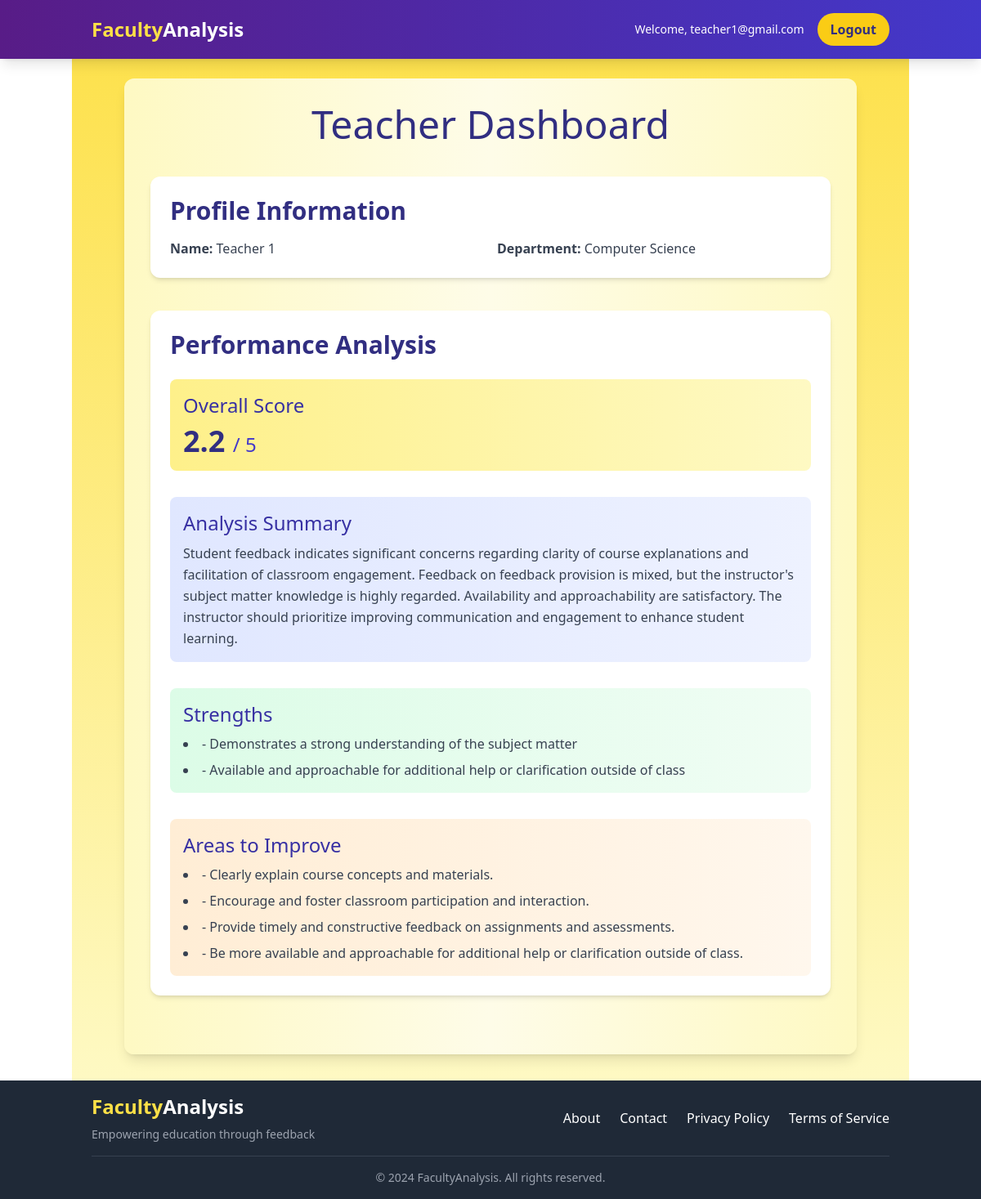
Screenshot of /teacher/ (signed in) with the database file from the repository.
### main/models.py (models this page shows, shortened)
class Teacher(models.Model):
    user = models.OneToOneField(User, on_delete=models.CASCADE)
    department = models.CharField(max_length=50, choices=DEPARTMENT_CHOICES)

class Analysis(models.Model):
    teacher = models.ForeignKey(Teacher, on_delete=models.CASCADE)
    overall_rating = models.FloatField()
    summary = models.TextField()
    strengths = models.TextField()
    areas_for_improvement = models.TextField()
    timestamp = models.DateTimeField(auto_now=True)

### main/views.py (the view)
# urls.py: path('teacher/', views.teacher_dashboard, name='teacher_dashboard'),
@login_required
@user_passes_test(lambda u: hasattr(u, 'teacher'))
def teacher_dashboard(request):
    teacher = request.user.teacher
    analysis = Analysis.objects.filter(teacher=teacher).order_by('-timestamp').first()
    context = {
        'teacher': teacher,
        'analysis': analysis,
        'overall_rating': analysis.overall_rating if analysis else 'N/A',
        'analysis_summary': analysis.summary if analysis else 'No analysis available yet.',
        'strengths': analysis.strengths.split('\n') if analysis else [],
        'improvement_areas': analysis.areas_for_improvement.split('\n') if analysis else [],
    }
    return render(request, 'teacher_dashboard.html', context)

### main/templates/teacher_dashboard.html (shortened to what this page needs)
{% extends 'base.html' %}
{% block content %}
<div class="max-w-4xl mx-auto p-8 bg-gradient-to-r from-yellow-100 via-yellow-50 to-yellow-100 rounded-xl shadow-lg mt-16">
    <h1 class="text-5xl font-light text-indigo-900 mb-10 text-center">Teacher Dashboard</h1>
    <div class="mb-10 p-6 bg-white rounded-xl shadow-md hover:shadow-lg transition-shadow duration-300">
        <h2 class="text-3xl font-semibold text-indigo-900 mb-4">Profile Information</h2>
        <div class="grid grid-cols-2 gap-4">
            <p class="text-gray-700"><span class="font-bold">Name:</span> {{ teacher.user.get_full_name }}</p>
            <p class="text-gray-700"><span class="font-bold">Department:</span> {{ teacher.department }}</p>
        </div>
    </div>
    {% if analysis %}
    <div class="mb-10 p-6 bg-white rounded-xl shadow-md hover:shadow-lg transition-shadow duration-300">
        <h2 class="text-3xl font-semibold text-indigo-900 mb-6">Performance Analysis</h2>
        <div class="mb-8 p-4 bg-gradient-to-r from-yellow-200 to-yellow-100 rounded-lg">
            <h3 class="text-2xl font-medium text-indigo-800 mb-2">Overall Score</h3>
            <p class="text-4xl font-bold text-indigo-900">{{ overall_rating }} <span class="text-2xl font-normal text-indigo-700">/ 5</span></p>
        </div>
        <div class="mb-8 p-4 bg-gradient-to-r from-indigo-100 to-indigo-50 rounded-lg">
            <h3 class="text-2xl font-medium text-indigo-800 mb-2">Analysis Summary</h3>
            <p class="text-gray-700 leading-relaxed">{{ analysis_summary }}</p>
        </div>
        <div class="mb-8 p-4 bg-gradient-to-r from-green-100 to-green-50 rounded-lg">
            <h3 class="text-2xl font-medium text-indigo-800 mb-2">Strengths</h3>
            <ul class="list-disc list-inside space-y-2">
                {% for strength in strengths %}
                <li class="text-gray-700">{{ strength }}</li>
                {% endfor %}
            </ul>
        </div>
        <div class="p-4 bg-gradient-to-r from-orange-100 to-orange-50 rounded-lg">
            <h3 class="text-2xl font-medium text-indigo-800 mb-2">Areas to Improve</h3>
            <ul class="list-disc list-inside space-y-2">
                {% for area in improvement_areas %}
                <li class="text-gray-700">{{ area }}</li>
                {% endfor %}
            </ul>
        </div>
    </div>
    {% endif %}
</div>
{% endblock %}

### main/templates/base.html (shortened to what this page needs)
<!DOCTYPE html>
<html lang="en">
<head>
    <script src="https://cdn.tailwindcss.com"></script>
</head>
<body class="flex flex-col min-h-screen">
    {% include 'header.html' %}
    <main class="flex-grow container mx-auto px-6 py-8 bg-gradient-to-b from-yellow-300 to-yellow-100">
        {% block content %}
        {% endblock %}
    </main>
    {% include 'footer.html' %}
</body>
</html>

### main/templates/header.html (shortened to what this page needs)
<header class="fixed top-0 left-0 w-full bg-gradient-to-r from-purple-900 to-indigo-700 text-white shadow-lg">
    <nav class="container mx-auto px-6 py-4">
        <div class="flex items-center justify-between">
            <div class="flex items-center">
                <a href="{% url 'home' %}" class="text-2xl font-bold">
                    <span class="text-yellow-300">Faculty</span>Analysis
                </a>
            </div>
            <div class="flex items-center space-x-4">
                {% if user.is_authenticated %}
                    <span class="text-sm">Welcome, {{ user.username }}</span>
                    <a href="{% url 'logout' %}" class="bg-yellow-400 hover:bg-yellow-300 text-indigo-900 font-bold py-2 px-4 rounded-full transition duration-300 ease-in-out transform hover:scale-105">
                        Logout
                    </a>
                {% endif %}
            </div>
        </div>
    </nav>
</header>

### main/templates/footer.html
<footer class="bg-gray-800 text-white">
    <div class="container mx-auto px-6 py-4">
        <div class="flex flex-wrap justify-between items-center">
            <div class="w-full md:w-4/12 mb-6 md:mb-0">
                <h2 class="text-2xl font-bold mb-2">
                    <span class="text-yellow-300">Faculty</span>Analysis
                </h2>
                <p class="text-gray-400 text-sm">Empowering education through feedback</p>
            </div>
            <div class="w-full md:w-6/12 mb-6 md:mb-0">
                <ul class="flex justify-center md:justify-end space-x-6">
                    <li><a href="#" class="hover:text-yellow-300 transition duration-300">About</a></li>
                    <li><a href="#" class="hover:text-yellow-300 transition duration-300">Contact</a></li>
                    <li><a href="#" class="hover:text-yellow-300 transition duration-300">Privacy Policy</a></li>
                    <li><a href="#" class="hover:text-yellow-300 transition duration-300">Terms of Service</a></li>
                </ul>
            </div>
        </div>
        <div class="border-t border-gray-700 mt-4 pt-4 text-center text-sm text-gray-400">
            &copy; {% now "Y" %} FacultyAnalysis. All rights reserved.
        </div>
    </div>
</footer>

### rows the page displays
Teacher: user.get_full_name "Teacher 1", department "Computer Science"
Analysis: overall_rating "2.2", summary "Student feedback indicates significant concerns regarding clarity of course explanations and facilitation of classroom engagement. Feedback on feedback provision is mixed, but the instructor's subject matter knowledge is highly regarded. Availability and approachability are satisfactory. The instructor should prioritize improving communication and engagement to enhance student learning."

### other values shown
{{ user.username }} "teacher1@gmail.com"
{{ strength }} "- Demonstrates a strong understanding of the subject matter" "- Available and approachable for additional help or clarification outside of class"
{{ area }} "- Clearly explain course concepts and materials." "- Encourage and foster classroom participation and interaction." "- Provide timely and constructive feedback on assignments and assessments." "- Be more available and approachable for additional help or clarification outside of class."
